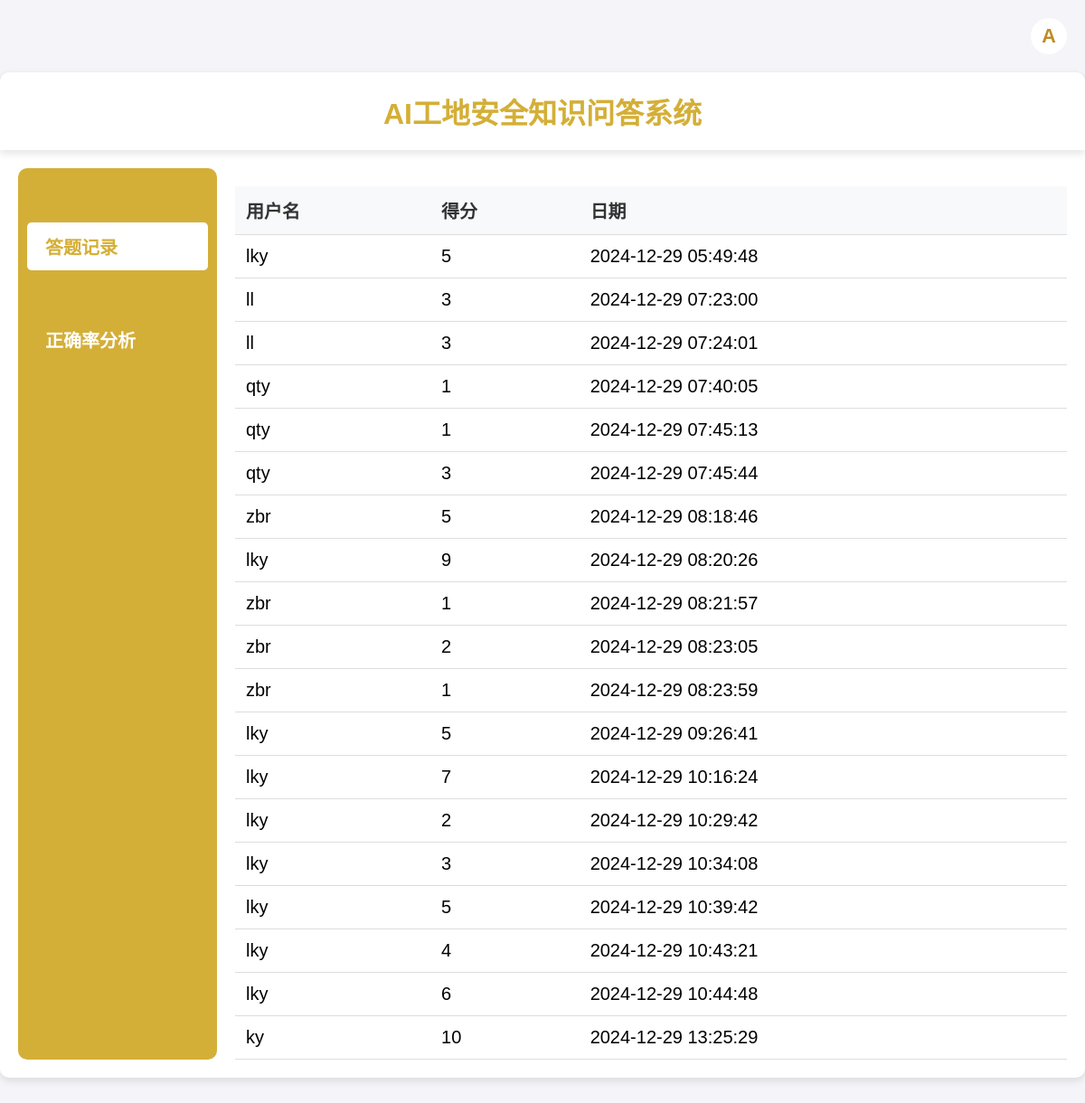
The page /admin (signed in) on the database its author committed.
### tables this page shows
CREATE TABLE records
                 (id INTEGER PRIMARY KEY AUTOINCREMENT, 
                  username TEXT, 
                  score INTEGER, 
                  date TEXT);

### app.py (the view)
@app.route('/admin')
def admin():
    if 'username' not in session or session.get('role') != 'admin':
        return redirect(url_for('login'))
    conn = sqlite3.connect('safety_system.db')
    c = conn.cursor()
    c.execute("SELECT * FROM records")
    records = c.fetchall()
    c.execute("""
        SELECT question,
               SUM(is_correct) as correct_count,
               COUNT(*) as total
        FROM results
        GROUP BY question
    """)
    accuracy = c.fetchall()
    c.execute("""
        SELECT question, user_answer
        FROM results
        WHERE is_correct = 0
    """)
    incorrect_answers = c.fetchall()
    conn.close()
    question_incorrect_answers = {}
    for item in incorrect_answers:
        question = item[0]
        user_answer = item[1]
        if question not in question_incorrect_answers:
            question_incorrect_answers[question] = []
        question_incorrect_answers[question].append(user_answer)
    question_correct_answers = {}
    question_options = {}
    question_types = {}
    for question in nlp_processor.all_questions:
        question_correct_answers[question['question']] = question['answer']
        if 'options' in question:  # 如果是单选题，保存选项
            question_options[question['question']] = question['options']
        question_types[question['question']] = question['type']  # 保存题目类型
    accuracy_with_answers = []
    for item in accuracy:
        question = item[0]
        correct_count = item[1]
        total = item[2]
        correct_rate = (correct_count / total) * 100 if total > 0 else 0
        correct_answer = question_correct_answers.get(question, 'N/A')
        incorrect_answers = question_incorrect_answers.get(question, ['无'])  # 如果没有错误答案，显示为“无”
        options = question_options.get(question, [])  # 获取单选题的选项
        question_type = question_types.get(question, 'N/A')  # 获取题目类型
        accuracy_with_answers.append({
            'question': question,
            'correct_answer': correct_answer,
            'incorrect_answers': incorrect_answers,  # 多个错误答案
            'correct_rate': correct_rate,
            'options': options,  # 添加选项字段
            'type': question_type  # 添加题目类型字段
        })
    return render_template('admin.html', records=records, accuracy=accuracy_with_answers, username=session['username'])

### templates/admin.html (shortened to what this page needs)
<!DOCTYPE html>
<html lang="zh-CN">
<head>
    <link rel="stylesheet" href="{{ url_for('static', filename='style.css') }}">
</head>
<body>
    <div class="user-avatar">
        <div class="avatar-initials">{{ username|first|upper }}</div>
    </div>
    <div class="container">
        <div class="header">AI工地安全知识问答系统</div>
        <div style="display: flex;">
            <div class="nav-container">
                <div id="records-nav" class="nav-item active">答题记录</div>
                <div id="accuracy-nav" class="nav-item">正确率分析</div>
            </div>
            <div class="content">
                <div id="records-section">
                    <table>
                        <thead>
                            <tr>
                                <th>用户名</th>
                                <th>得分</th>
                                <th>日期</th>
                            </tr>
                        </thead>
                        <tbody>
                            {% for record in records %}
                            <tr>
                                <td>{{ record[1] }}</td>
                                <td>{{ record[2] }}</td>
                                <td>{{ record[3]}}</td>
                            </tr>
                            {% endfor %}
                        </tbody>
                    </table>
                </div>
            </div>
        </div>
    </div>
</body>
</html>

### static/style.css (style rules this page uses)
body { font-family: 'Arial', sans-serif; margin: 0; padding: 0; background-color: #bc8c25; color: #000; font-size: 18px; }
.container { max-width: 800px; margin: 20px auto; padding: 20px; background-color: rgba(255, 255, 255, 0.9); border-radius: 10px; box-shadow: 0 2px 5px rgba(0, 0, 0, 0.2); }
.user-avatar { position: fixed; top: 10px; right: 10px; cursor: pointer; }
.user-avatar .avatar-initials { width: 40px; height: 40px; border-radius: 50%; background-color: #fff; color: #bc8c25; text-align: center; line-height: 40px; font-weight: bold; font-size: 1.2em; }

### templates/admin.html (style rules this page uses)
body { font-family: Arial, sans-serif; background-color: #f4f4f9; margin: 0; padding: 0; font-size: 18px; }
.user-avatar { position: absolute; top: 20px; right: 20px; cursor: pointer; }
.avatar-initials { width: 40px; height: 40px; background-color: #d4af37; color: white; border-radius: 50%; display: flex; align-items: center; justify-content: center; font-size: 20px; font-weight: bold; }
.container { max-width: 1200px; margin: 80px auto; padding: 20px; background-color: white; box-shadow: 0 4px 8px rgba(0, 0, 0, 0.1); border-radius: 10px; }
.header { background-color: white; color: #d4af37; font-size: 32px; padding: 20px; text-align: center; border-radius: 10px 10px 0 0; box-shadow: 0 4px 8px rgba(0, 0, 0, 0.1); margin: -20px -20px 20px -20px; font-weight: bold; }
.nav-container { width: 200px; margin-right: 20px; background-color: #d4af37; border-radius: 10px; padding: 10px; }
.nav-item { margin-top: 50px; cursor: pointer; padding: 12px 20px; border-radius: 5px; background-color: #d4af37; color: white; font-size: 20px; margin-bottom: 10px; transition: background-color 0.3s, color 0.3s; font-weight: bold; }
.nav-item.active { background-color: white; color: #d4af37; }
.content { flex: 1; }
table { width: 100%; border-collapse: collapse; margin-top: 20px; font-size: 20px; }
table th, table td { padding: 12px; text-align: left; border-bottom: 1px solid #ddd; }
table th { background-color: #f8f9fa; color: #333; }

### rows shown on the page
records: username "lky", score "5", date "2024-12-29 05:49:48"
records: username "ll", score "3", date "2024-12-29 07:23:00"
records: username "ll", score "3", date "2024-12-29 07:24:01"
records: username "qty", score "1", date "2024-12-29 07:40:05"
records: username "qty", score "1", date "2024-12-29 07:45:13"
records: username "qty", score "3", date "2024-12-29 07:45:44"
records: username "zbr", score "5", date "2024-12-29 08:18:46"
records: username "lky", score "9", date "2024-12-29 08:20:26"
records: username "zbr", score "1", date "2024-12-29 08:21:57"
records: username "zbr", score "2", date "2024-12-29 08:23:05"
records: username "zbr", score "1", date "2024-12-29 08:23:59"
records: username "lky", score "5", date "2024-12-29 09:26:41"
records: username "lky", score "7", date "2024-12-29 10:16:24"
records: username "lky", score "2", date "2024-12-29 10:29:42"
records: username "lky", score "3", date "2024-12-29 10:34:08"
records: username "lky", score "5", date "2024-12-29 10:39:42"
records: username "lky", score "4", date "2024-12-29 10:43:21"
records: username "lky", score "6", date "2024-12-29 10:44:48"
records: username "ky", score "10", date "2024-12-29 13:25:29"

### other values the page prints
{{ username|first|upper }} "A"
